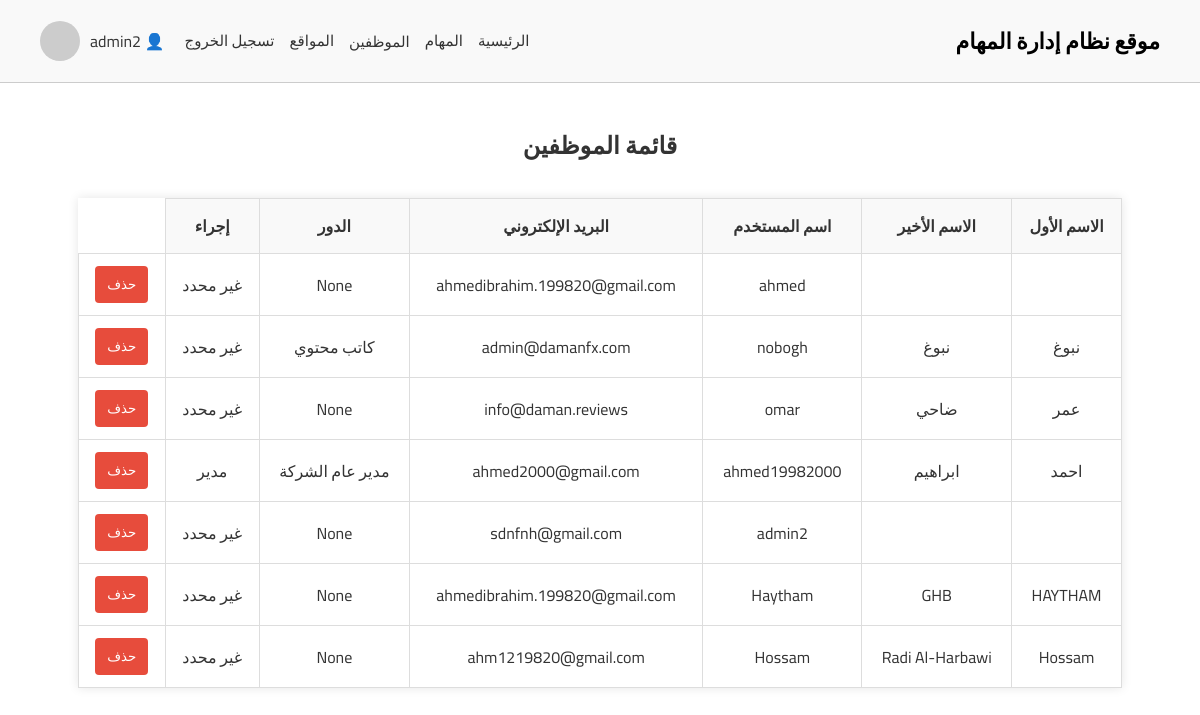
The page /employees/ (signed in) on the database its author committed.
### accounts/models.py (models this page shows)
class Users(AbstractUser):
    ROLE_CHOICES = (
        ('manager', 'Manager'),
        ('employee', 'Employee'),
    )
    role = models.CharField(max_length=10, choices=ROLE_CHOICES, default='employee')
    job_title = models.CharField(max_length=100, blank=True, null=True)

### accounts/decorators.py (the view)
        def wrapper(request, *args, **kwargs):
            if not request.user.is_authenticated:
                return redirect('login')
            if not hasattr(request.user, 'role') or request.user.role != role_name:
                return redirect('no_permission')
            return view_func(request, *args, **kwargs)

### accounts/views.py (called while the page is built)
@role_required('manager')
def employee_list(request):
    employees = User.objects.all()
    return render(request, 'accounts/employees.html', {'employees': employees})

### templates/accounts/employees.html (shortened to what this page needs)
{% extends 'base.html' %}
{% load static %}
{% block extra_css %}
  <link rel="stylesheet" href="{% static 'css/employees.css' %}">
{% endblock %}
{% block content %}
  <section class="employee-list">
    <h1>قائمة الموظفين</h1>
    <table class="task-table">
      <thead>
        <tr>
          <th>الاسم الأول</th>
          <th>الاسم الأخير</th>
          <th>اسم المستخدم</th>
          <th>البريد الإلكتروني</th>
          <th>الدور</th>
          <th>إجراء</th>
        </tr>
      </thead>
      <tbody>
        {% for employee in employees %}
          <tr>
            <td>{{ employee.first_name }}</td>
            <td>{{ employee.last_name }}</td>
            <td>{{ employee.username }}</td>
            <td>{{ employee.email }}</td>
            <td>{{ employee.job_title }}</td>
            <td>
              {% if employee.groups.all.0.name == "Managers" %}
                مدير
              {% elif employee.groups.all.0.name == "Employees" %}
                موظف
              {% else %}
                غير محدد
              {% endif %}
            </td>
            <td>
              <form method="post" action="{% url 'delete_employee' employee.id %}" onsubmit="return confirm('هل أنت متأكد من الحذف؟');">
                <button type="submit" class="delete-btn">حذف</button>
              </form>
            </td>
          </tr>
        {% empty %}
          <tr><td colspan="6">لا يوجد موظفين.</td></tr>
        {% endfor %}
      </tbody>
    </table>
  </section>
{% endblock %}

### templates/base.html (shortened to what this page needs)
{% load static %}
<!DOCTYPE html>
<html lang="ar" dir="rtl">
<head>
  <link rel="stylesheet" href="{% static 'css/base.css' %}">
  {% block extra_css %}{% endblock %}
</head>
<body>
  {% include 'includes/header.html' %}
  <main>
    {% block content %}{% endblock %}
  </main>
</body>
</html>

### templates/includes/header.html (shortened to what this page needs)
<header>
  <div class="logo">موقع نظام إدارة المهام</div>
  <div class="user-nav">
    <nav>
      {% if request.user.is_authenticated %}
        {% if request.user.role == "manager" %}
          <a href="/home/dashboard/">الرئيسية</a>
          <a href="/tasks/">المهام</a>
          <div class="dropdown">
            <button class="dropbtn">الموظفين</button>
          </div>
          <a href="/categories/site/">المواقع</a>
        {% elif request.user.role == "employee" %}
          <a href="/home/employee_dashboard/">الرئيسية</a>
          <a href="/tasks/my_tasks/">مهامي</a>
        {% endif %}
        <a href="{% url 'logout' %}">تسجيل الخروج</a>
      {% else %}
        <a href="{% url 'index' %}">تسجيل الدخول</a>
      {% endif %}
    </nav>
    <div style="display: flex; align-items: center; gap: 10px;">
      {% if request.user.is_authenticated %}
        <span>👤 {{ request.user.username }}</span>
      {% endif %}
      <img src="https://via.placeholder.com/40" alt="User" style="border-radius: 50%;">
    </div>
  </div>
</header>

### static/css/base.css (style rules this page uses)
* { box-sizing: border-box; margin: 0; padding: 0; direction: rtl; font-family: 'Cairo', sans-serif; }
body { background-color: #fff; color: #333; min-height: 100vh; font-family: 'Cairo', sans-serif; direction: rtl; }
header { display: flex; justify-content: space-between; align-items: center; padding: 20px 40px; background-color: #f9f9f9; border-bottom: 1px solid #ccc; }
.logo { font-size: 22px; font-weight: bold; color: #000; }
.user-nav { display: flex; align-items: center; gap: 20px; }
.user-nav nav { display: flex; gap: 15px; position: relative; }
.user-nav nav a { text-decoration: none; color: #333; font-weight: 500; font-size: 15px; }
.user-nav img { width: 40px; height: 40px; border-radius: 50%; }
.dropdown { position: relative; display: inline-block; }
.dropbtn { background-color: transparent; border: none; font-size: 15px; font-weight: 500; color: #333; cursor: pointer; padding: 0; font-family: inherit; }

### static/css/employees.css (style rules this page uses)
.employee-list { padding: 40px 20px; text-align: center; }
.employee-list h1 { margin-bottom: 30px; }
.task-table { width: 90%; margin: auto; border-collapse: collapse; box-shadow: 0 0 10px rgba(0,0,0,0.1); }
.task-table th, .task-table td { border: 1px solid #ddd; padding: 12px; }
.task-table th { background-color: #f9f9f9; font-weight: bold; }
.delete-btn { background-color: #e74c3c; color: white; padding: 6px 12px; border: none; border-radius: 4px; cursor: pointer; }

### rows shown on the page
Users: user.username "admin2", username "admin2", email "sdnfnh@gmail.com", job_title "None", shows "غير محدد"
Users: username "ahmed", email "ahmedibrahim.199820@gmail.com", job_title "None", shows "غير محدد"
Users: first_name "نبوغ", last_name "نبوغ", username "nobogh", email "admin@damanfx.com", job_title "كاتب محتوي", shows "غير محدد"
Users: first_name "عمر", last_name "ضاحي", username "omar", email "info@daman.reviews", job_title "None", shows "غير محدد"
Users: first_name "احمد", last_name "ابراهيم", username "ahmed19982000", email "ahmed2000@gmail.com", job_title "مدير عام الشركة"
Users: first_name "HAYTHAM", last_name "GHB", username "Haytham", email "ahmedibrahim.199820@gmail.com", job_title "None", shows "غير محدد"
Users: first_name "Hossam", last_name "Radi Al-Harbawi", username "Hossam", email "ahm1219820@gmail.com", job_title "None", shows "غير محدد"
